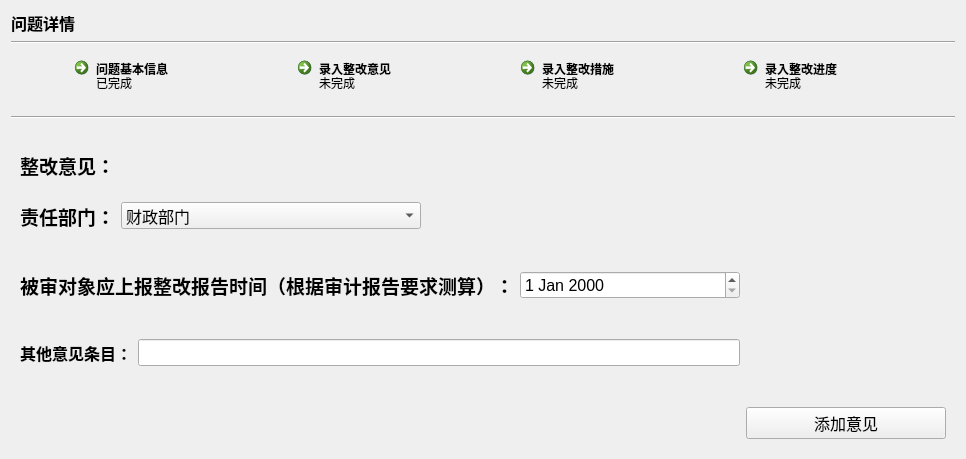
<?xml version="1.0" encoding="UTF-8"?>
<ui version="4.0">
 <class>Form</class>
 <widget class="QWidget" name="Form">
  <property name="geometry">
   <rect>
    <x>0</x>
    <y>0</y>
    <width>966</width>
    <height>459</height>
   </rect>
  </property>
  <property name="windowTitle">
   <string>Form</string>
  </property>
  <layout class="QVBoxLayout" name="verticalLayout">
   <item>
    <widget class="QLabel" name="label_2">
     <property name="text">
      <string>&lt;html&gt;&lt;head/&gt;&lt;body&gt;&lt;p&gt;&lt;span style=&quot; font-size:12pt; font-weight:600;&quot;&gt;问题详情&lt;/span&gt;&lt;/p&gt;&lt;/body&gt;&lt;/html&gt;</string>
     </property>
    </widget>
   </item>
   <item>
    <widget class="Line" name="line_2">
     <property name="sizePolicy">
      <sizepolicy hsizetype="Expanding" vsizetype="Fixed">
       <horstretch>0</horstretch>
       <verstretch>0</verstretch>
      </sizepolicy>
     </property>
     <property name="font">
      <font>
       <pointsize>12</pointsize>
       <weight>75</weight>
       <bold>true</bold>
      </font>
     </property>
     <property name="orientation">
      <enum>Qt::Horizontal</enum>
     </property>
    </widget>
   </item>
   <item>
    <layout class="QHBoxLayout" name="horizontalLayout">
     <item>
      <widget class="QCommandLinkButton" name="commandLinkButton_4">
       <property name="minimumSize">
        <size>
         <width>0</width>
         <height>60</height>
        </size>
       </property>
       <property name="maximumSize">
        <size>
         <width>161</width>
         <height>60</height>
        </size>
       </property>
       <property name="styleSheet">
        <string notr="true">font: 12pt &quot;Adobe Devanagari&quot;;</string>
       </property>
       <property name="text">
        <string>问题基本信息</string>
       </property>
       <property name="description">
        <string>已完成</string>
       </property>
      </widget>
     </item>
     <item>
      <widget class="QCommandLinkButton" name="commandLinkButton">
       <property name="minimumSize">
        <size>
         <width>161</width>
         <height>60</height>
        </size>
       </property>
       <property name="maximumSize">
        <size>
         <width>161</width>
         <height>60</height>
        </size>
       </property>
       <property name="styleSheet">
        <string notr="true">font: 12pt &quot;Adobe Devanagari&quot;;</string>
       </property>
       <property name="text">
        <string>录入整改意见</string>
       </property>
       <property name="description">
        <string>未完成</string>
       </property>
      </widget>
     </item>
     <item>
      <widget class="QCommandLinkButton" name="commandLinkButton_2">
       <property name="minimumSize">
        <size>
         <width>161</width>
         <height>60</height>
        </size>
       </property>
       <property name="maximumSize">
        <size>
         <width>161</width>
         <height>60</height>
        </size>
       </property>
       <property name="styleSheet">
        <string notr="true">font: 12pt &quot;Adobe Devanagari&quot;;</string>
       </property>
       <property name="text">
        <string>录入整改措施</string>
       </property>
       <property name="description">
        <string>未完成</string>
       </property>
      </widget>
     </item>
     <item>
      <widget class="QCommandLinkButton" name="commandLinkButton_3">
       <property name="minimumSize">
        <size>
         <width>161</width>
         <height>60</height>
        </size>
       </property>
       <property name="maximumSize">
        <size>
         <width>161</width>
         <height>60</height>
        </size>
       </property>
       <property name="styleSheet">
        <string notr="true">font: 12pt &quot;Adobe Devanagari&quot;;</string>
       </property>
       <property name="text">
        <string>录入整改进度</string>
       </property>
       <property name="description">
        <string>未完成</string>
       </property>
      </widget>
     </item>
    </layout>
   </item>
   <item>
    <widget class="Line" name="line">
     <property name="sizePolicy">
      <sizepolicy hsizetype="Expanding" vsizetype="Fixed">
       <horstretch>0</horstretch>
       <verstretch>0</verstretch>
      </sizepolicy>
     </property>
     <property name="orientation">
      <enum>Qt::Horizontal</enum>
     </property>
    </widget>
   </item>
   <item>
    <widget class="QStackedWidget" name="stackedWidget">
     <property name="currentIndex">
      <number>1</number>
     </property>
     <widget class="QWidget" name="page_info">
      <layout class="QGridLayout" name="gridLayout">
       <item row="0" column="0">
        <widget class="QLabel" name="label">
         <property name="text">
          <string>&lt;html&gt;&lt;head/&gt;&lt;body&gt;&lt;p&gt;&lt;span style=&quot; font-size:14pt; font-weight:600;&quot;&gt;问题基本信息&lt;/span&gt;&lt;/p&gt;&lt;/body&gt;&lt;/html&gt;</string>
         </property>
        </widget>
       </item>
       <item row="1" column="0">
        <layout class="QFormLayout" name="formLayout">
         <item row="0" column="0">
          <widget class="QLabel" name="label_3">
           <property name="text">
            <string>&lt;html&gt;&lt;head/&gt;&lt;body&gt;&lt;p&gt;&lt;span style=&quot; font-size:12pt; font-weight:600;&quot;&gt;被审计领导干部：&lt;/span&gt;&lt;/p&gt;&lt;/body&gt;&lt;/html&gt;</string>
           </property>
          </widget>
         </item>
         <item row="0" column="1">
          <widget class="QLineEdit" name="lineEdit">
           <property name="minimumSize">
            <size>
             <width>0</width>
             <height>28</height>
            </size>
           </property>
          </widget>
         </item>
        </layout>
       </item>
       <item row="1" column="1">
        <layout class="QFormLayout" name="formLayout_2">
         <item row="0" column="0">
          <widget class="QLabel" name="label_4">
           <property name="text">
            <string>&lt;html&gt;&lt;head/&gt;&lt;body&gt;&lt;p&gt;&lt;span style=&quot; font-size:12pt; font-weight:600;&quot;&gt;所在地方或单位：&lt;/span&gt;&lt;/p&gt;&lt;/body&gt;&lt;/html&gt;</string>
           </property>
          </widget>
         </item>
         <item row="0" column="1">
          <widget class="QLineEdit" name="lineEdit_2">
           <property name="minimumSize">
            <size>
             <width>0</width>
             <height>28</height>
            </size>
           </property>
          </widget>
         </item>
        </layout>
       </item>
       <item row="2" column="0">
        <layout class="QFormLayout" name="formLayout_7">
         <item row="0" column="0">
          <widget class="QLabel" name="label_8">
           <property name="text">
            <string>&lt;html&gt;&lt;head/&gt;&lt;body&gt;&lt;p&gt;&lt;span style=&quot; font-size:12pt; font-weight:600;&quot;&gt;出具审计报告时间：&lt;/span&gt;&lt;/p&gt;&lt;/body&gt;&lt;/html&gt;</string>
           </property>
          </widget>
         </item>
         <item row="0" column="1">
          <widget class="QDateEdit" name="dateEdit_2">
           <property name="font">
            <font>
             <pointsize>12</pointsize>
            </font>
           </property>
          </widget>
         </item>
        </layout>
       </item>
       <item row="3" column="0">
        <layout class="QFormLayout" name="formLayout_9">
         <item row="0" column="0">
          <widget class="QLabel" name="label_10">
           <property name="font">
            <font>
             <pointsize>12</pointsize>
             <weight>75</weight>
             <bold>true</bold>
            </font>
           </property>
           <property name="text">
            <string>审计组主审：</string>
           </property>
          </widget>
         </item>
         <item row="0" column="1">
          <widget class="QLineEdit" name="lineEdit_8">
           <property name="minimumSize">
            <size>
             <width>0</width>
             <height>28</height>
            </size>
           </property>
          </widget>
         </item>
        </layout>
       </item>
       <item row="3" column="1">
        <layout class="QFormLayout" name="formLayout_8">
         <item row="0" column="0">
          <widget class="QLabel" name="label_9">
           <property name="font">
            <font>
             <pointsize>12</pointsize>
             <weight>75</weight>
             <bold>true</bold>
            </font>
           </property>
           <property name="text">
            <string>审计组组长：</string>
           </property>
          </widget>
         </item>
         <item row="0" column="1">
          <widget class="QLineEdit" name="lineEdit_7">
           <property name="minimumSize">
            <size>
             <width>0</width>
             <height>28</height>
            </size>
           </property>
          </widget>
         </item>
        </layout>
       </item>
       <item row="4" column="0">
        <layout class="QFormLayout" name="formLayout_5">
         <item row="0" column="0">
          <widget class="QLabel" name="label_5">
           <property name="font">
            <font>
             <pointsize>12</pointsize>
             <weight>75</weight>
             <bold>true</bold>
            </font>
           </property>
           <property name="text">
            <string>报送文号：</string>
           </property>
          </widget>
         </item>
         <item row="0" column="1">
          <widget class="QLineEdit" name="lineEdit_3">
           <property name="minimumSize">
            <size>
             <width>0</width>
             <height>28</height>
            </size>
           </property>
          </widget>
         </item>
        </layout>
       </item>
       <item row="4" column="1">
        <layout class="QFormLayout" name="formLayout_6">
         <item row="0" column="0">
          <widget class="QLabel" name="label_6">
           <property name="font">
            <font>
             <pointsize>12</pointsize>
             <weight>75</weight>
             <bold>true</bold>
            </font>
           </property>
           <property name="text">
            <string>审计报告（意见）文号：</string>
           </property>
          </widget>
         </item>
         <item row="0" column="1">
          <widget class="QLineEdit" name="lineEdit_4">
           <property name="minimumSize">
            <size>
             <width>0</width>
             <height>28</height>
            </size>
           </property>
          </widget>
         </item>
        </layout>
       </item>
       <item row="5" column="0" colspan="2">
        <layout class="QFormLayout" name="formLayout_10">
         <item row="0" column="0">
          <widget class="QLabel" name="label_11">
           <property name="font">
            <font>
             <pointsize>12</pointsize>
             <weight>75</weight>
             <bold>true</bold>
            </font>
           </property>
           <property name="text">
            <string>问题描述：</string>
           </property>
          </widget>
         </item>
         <item row="0" column="1">
          <widget class="QLineEdit" name="lineEdit_9">
           <property name="minimumSize">
            <size>
             <width>0</width>
             <height>28</height>
            </size>
           </property>
          </widget>
         </item>
        </layout>
       </item>
      </layout>
     </widget>
     <widget class="QWidget" name="page">
      <layout class="QGridLayout" name="gridLayout_2">
       <item row="0" column="0">
        <widget class="QLabel" name="label_12">
         <property name="font">
          <font>
           <pointsize>14</pointsize>
           <weight>75</weight>
           <bold>true</bold>
          </font>
         </property>
         <property name="text">
          <string>整改意见：</string>
         </property>
        </widget>
       </item>
       <item row="1" column="0">
        <layout class="QFormLayout" name="formLayout_3">
         <item row="0" column="0">
          <widget class="QLabel" name="label_14">
           <property name="font">
            <font>
             <pointsize>14</pointsize>
             <weight>75</weight>
             <bold>true</bold>
            </font>
           </property>
           <property name="text">
            <string>责任部门：</string>
           </property>
          </widget>
         </item>
         <item row="0" column="1">
          <widget class="QComboBox" name="comboBox_2">
           <property name="maximumSize">
            <size>
             <width>300</width>
             <height>16777215</height>
            </size>
           </property>
           <property name="font">
            <font>
             <pointsize>12</pointsize>
            </font>
           </property>
           <item>
            <property name="text">
             <string>财政部门</string>
            </property>
           </item>
           <item>
            <property name="text">
             <string>税务部门</string>
            </property>
           </item>
          </widget>
         </item>
        </layout>
       </item>
       <item row="2" column="0">
        <layout class="QFormLayout" name="formLayout_4">
         <item row="0" column="0">
          <widget class="QLabel" name="label_18">
           <property name="font">
            <font>
             <pointsize>14</pointsize>
             <weight>75</weight>
             <bold>true</bold>
            </font>
           </property>
           <property name="text">
            <string>被审对象应上报整改报告时间（根据审计报告要求测算）：</string>
           </property>
          </widget>
         </item>
         <item row="0" column="1">
          <widget class="QDateEdit" name="dateEdit">
           <property name="font">
            <font>
             <pointsize>12</pointsize>
            </font>
           </property>
          </widget>
         </item>
        </layout>
       </item>
       <item row="3" column="0">
        <layout class="QFormLayout" name="formLayout_11">
         <item row="0" column="0">
          <widget class="QLabel" name="label_7">
           <property name="font">
            <font>
             <pointsize>12</pointsize>
             <weight>75</weight>
             <bold>true</bold>
            </font>
           </property>
           <property name="text">
            <string>其他意见条目：</string>
           </property>
          </widget>
         </item>
         <item row="0" column="1">
          <widget class="QLineEdit" name="lineEdit_5">
           <property name="font">
            <font>
             <pointsize>12</pointsize>
            </font>
           </property>
          </widget>
         </item>
        </layout>
       </item>
       <item row="4" column="1">
        <widget class="QPushButton" name="pushButton">
         <property name="minimumSize">
          <size>
           <width>200</width>
           <height>28</height>
          </size>
         </property>
         <property name="maximumSize">
          <size>
           <width>200</width>
           <height>16777215</height>
          </size>
         </property>
         <property name="font">
          <font>
           <pointsize>12</pointsize>
          </font>
         </property>
         <property name="text">
          <string>添加意见</string>
         </property>
        </widget>
       </item>
      </layout>
     </widget>
     <widget class="QWidget" name="page_2">
      <layout class="QGridLayout" name="gridLayout_3">
       <item row="3" column="0">
        <widget class="QLabel" name="label_19">
         <property name="font">
          <font>
           <pointsize>12</pointsize>
           <weight>75</weight>
           <bold>true</bold>
          </font>
         </property>
         <property name="text">
          <string>首次上报</string>
         </property>
        </widget>
       </item>
       <item row="5" column="0">
        <widget class="QLabel" name="label_20">
         <property name="font">
          <font>
           <pointsize>12</pointsize>
           <weight>75</weight>
           <bold>true</bold>
          </font>
         </property>
         <property name="text">
          <string>再次上报</string>
         </property>
        </widget>
       </item>
       <item row="1" column="0">
        <layout class="QHBoxLayout" name="horizontalLayout_2">
         <item>
          <widget class="QLabel" name="label_17">
           <property name="font">
            <font>
             <pointsize>12</pointsize>
             <weight>75</weight>
             <bold>true</bold>
            </font>
           </property>
           <property name="text">
            <string>整改措施表：</string>
           </property>
          </widget>
         </item>
         <item>
          <widget class="QLineEdit" name="lineEdit_6">
           <property name="maximumSize">
            <size>
             <width>300</width>
             <height>16777215</height>
            </size>
           </property>
          </widget>
         </item>
         <item>
          <widget class="QPushButton" name="pushButton_2">
           <property name="font">
            <font>
             <pointsize>12</pointsize>
            </font>
           </property>
           <property name="text">
            <string>选择文件</string>
           </property>
          </widget>
         </item>
        </layout>
       </item>
       <item row="0" column="0" colspan="2">
        <widget class="QLabel" name="label_13">
         <property name="font">
          <font>
           <pointsize>14</pointsize>
           <weight>75</weight>
           <bold>true</bold>
          </font>
         </property>
         <property name="text">
          <string>整改措施</string>
         </property>
        </widget>
       </item>
       <item row="2" column="0" colspan="3">
        <widget class="Line" name="line_3">
         <property name="sizePolicy">
          <sizepolicy hsizetype="Expanding" vsizetype="Fixed">
           <horstretch>0</horstretch>
           <verstretch>0</verstretch>
          </sizepolicy>
         </property>
         <property name="orientation">
          <enum>Qt::Horizontal</enum>
         </property>
        </widget>
       </item>
       <item row="8" column="2">
        <widget class="QPushButton" name="pushButton_3">
         <property name="minimumSize">
          <size>
           <width>300</width>
           <height>28</height>
          </size>
         </property>
         <property name="maximumSize">
          <size>
           <width>16777215</width>
           <height>28</height>
          </size>
         </property>
         <property name="font">
          <font>
           <pointsize>12</pointsize>
          </font>
         </property>
         <property name="text">
          <string>添加措施</string>
         </property>
        </widget>
       </item>
       <item row="4" column="0" colspan="3">
        <widget class="Line" name="line_4">
         <property name="sizePolicy">
          <sizepolicy hsizetype="Expanding" vsizetype="Fixed">
           <horstretch>0</horstretch>
           <verstretch>0</verstretch>
          </sizepolicy>
         </property>
         <property name="orientation">
          <enum>Qt::Horizontal</enum>
         </property>
        </widget>
       </item>
      </layout>
     </widget>
     <widget class="QWidget" name="page_3">
      <widget class="QRadioButton" name="radioButton_2">
       <property name="geometry">
        <rect>
         <x>210</x>
         <y>80</y>
         <width>89</width>
         <height>16</height>
        </rect>
       </property>
       <property name="text">
        <string>否</string>
       </property>
      </widget>
      <widget class="QLabel" name="label_15">
       <property name="geometry">
        <rect>
         <x>10</x>
         <y>10</y>
         <width>101</width>
         <height>21</height>
        </rect>
       </property>
       <property name="font">
        <font>
         <pointsize>14</pointsize>
         <weight>75</weight>
         <bold>true</bold>
        </font>
       </property>
       <property name="text">
        <string>整改进度</string>
       </property>
      </widget>
      <widget class="QLabel" name="label_16">
       <property name="geometry">
        <rect>
         <x>20</x>
         <y>80</y>
         <width>61</width>
         <height>16</height>
        </rect>
       </property>
       <property name="font">
        <font>
         <weight>75</weight>
         <bold>true</bold>
        </font>
       </property>
       <property name="text">
        <string>是否完成：</string>
       </property>
      </widget>
      <widget class="QRadioButton" name="radioButton">
       <property name="geometry">
        <rect>
         <x>140</x>
         <y>80</y>
         <width>89</width>
         <height>16</height>
        </rect>
       </property>
       <property name="text">
        <string>是</string>
       </property>
      </widget>
     </widget>
    </widget>
   </item>
  </layout>
 </widget>
 <resources/>
 <connections/>
</ui>
